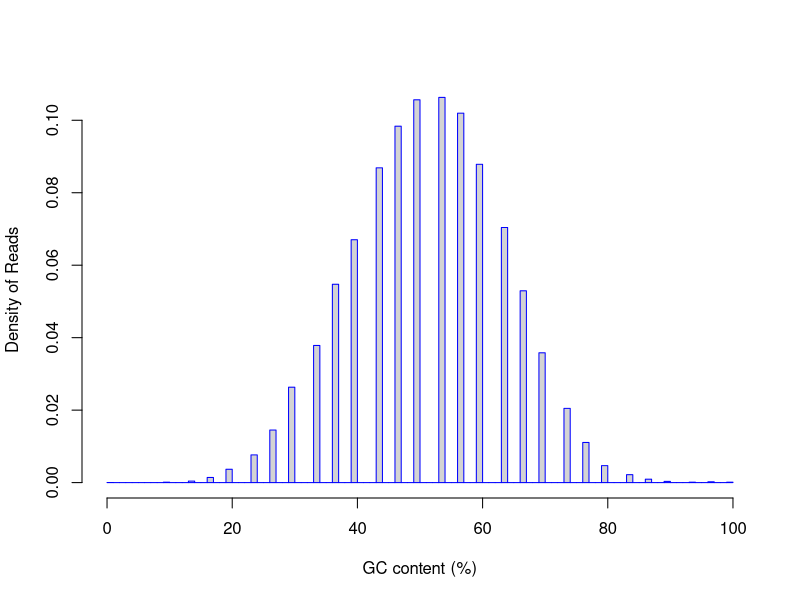

Write R code to recreate this figure.
pdf("/Users/olgabotvinnik/workspace/rna-seq-diff-exprn/test-results/rseqc/PrEC_2/rseqc.GC_plot.pdf")
gc=rep(c(76.67,86.67,63.33,10.00,96.67,26.67,0.00,36.67,66.67,80.00,93.33,43.33,70.00,13.33,50.00,53.33,90.00,73.33,30.00,20.00,83.33,60.00,40.00,46.67,23.33,56.67,100.00,16.67,33.33),times=c(400,34,2543,4,8,524,1,1977,1912,169,4,3138,1294,15,3816,3840,12,740,951,133,79,3173,2421,3553,276,3683,4,51,1367))
hist(gc,probability=T,breaks=100,xlab="GC content (%)",ylab="Density of Reads",border="blue",main="")
dev.off()
